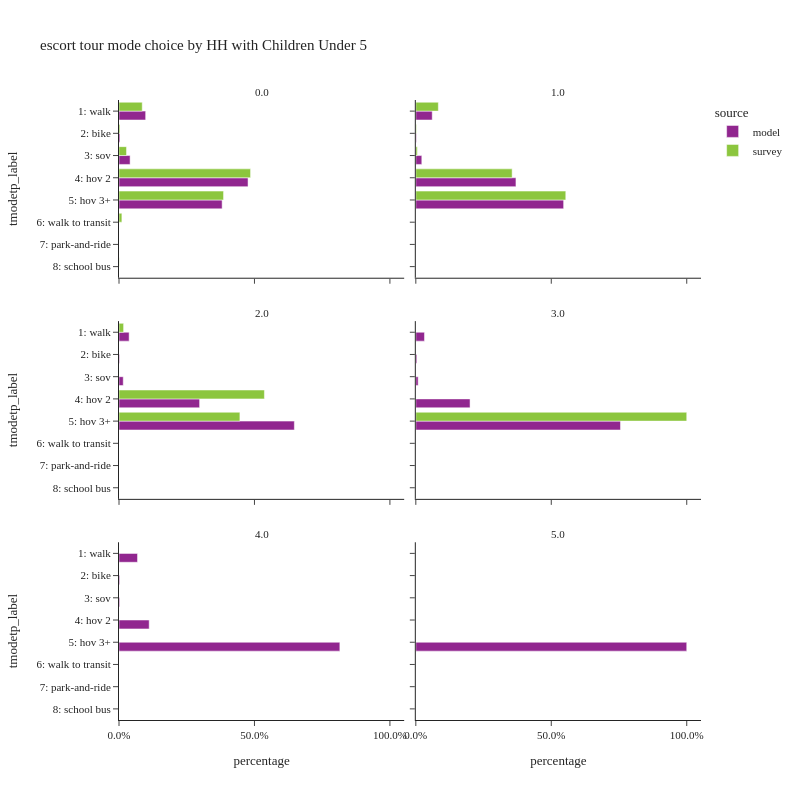

The cell this chart's notebook holds for it:
### Code cell
plot_mode_choice(es_tour,
                 "hhcu5",
                 {
                  "tmodetp_label":["1: walk","2: bike","3: sov","4: hov 2","5: hov 3+","6: walk to transit",
                                   "7: park-and-ride","8: school bus","9: otherÃƒÆ’Ã†â€™Ãƒâ€šÃ‚Â¢ÃƒÆ’Ã‚Â¢ÃƒÂ¢Ã¢â€šÂ¬Ã…Â¡Ãƒâ€šÃ‚Â¬ÃƒÆ’Ã‚Â¢ÃƒÂ¢Ã¢â‚¬Å¡Ã‚Â¬Ãƒâ€¦Ã¢â‚¬Å“survey only"]},
                 "HH with Children Under 5",2,800)

### Figure 1 — Plotly figure (JSON) as saved in the notebook; plotly's stock layout.template omitted (floating-point values rounded to 4 significant figures)
{"data": [{"alignmentgroup": "True", "customdata": [[40794], [1510], [16982], [197452], [157820]], "hovertemplate": "source=model<br>hhcu5=0.0<br>percentage=%{x}<br>tmodetp_label=%{y}<br>sample count=%{customdata[0]}<extra></extra>", "legendgroup": "model", "marker": {"color": "#91268F", "pattern": {"shape": ""}}, "name": "model", "offsetgroup": "model", "orientation": "h", "showlegend": true, "textposition": "auto", "type": "bar", "x": [0.0984, 0.003642, 0.04096, 0.4763, 0.3807], "xaxis": "x5", "y": ["1: walk", "2: bike", "3: sov", "4: hov 2", "5: hov 3+"], "yaxis": "y5"}, {"alignmentgroup": "True", "customdata": [[9109], [329], [3320], [55632], [82127]], "hovertemplate": "source=model<br>hhcu5=1.0<br>percentage=%{x}<br>tmodetp_label=%{y}<br>sample count=%{customdata[0]}<extra></extra>", "legendgroup": "model", "marker": {"color": "#91268F", "pattern": {"shape": ""}}, "name": "model", "offsetgroup": "model", "orientation": "h", "showlegend": false, "textposition": "auto", "type": "bar", "x": [0.06052, 0.002186, 0.02206, 0.3696, 0.5456], "xaxis": "x6", "y": ["1: walk", "2: bike", "3: sov", "4: hov 2", "5: hov 3+"], "yaxis": "y6"}, {"alignmentgroup": "True", "customdata": [[1901], [107], [795], [15111], [32872]], "hovertemplate": "source=model<br>hhcu5=2.0<br>percentage=%{x}<br>tmodetp_label=%{y}<br>sample count=%{customdata[0]}<extra></extra>", "legendgroup": "model", "marker": {"color": "#91268F", "pattern": {"shape": ""}}, "name": "model", "offsetgroup": "model", "orientation": "h", "showlegend": false, "textposition": "auto", "type": "bar", "x": [0.03743, 0.002107, 0.01565, 0.2975, 0.6473], "xaxis": "x3", "y": ["1: walk", "2: bike", "3: sov", "4: hov 2", "5: hov 3+"], "yaxis": "y3"}, {"alignmentgroup": "True", "customdata": [[175], [21], [47], [1096], [4136]], "hovertemplate": "source=model<br>hhcu5=3.0<br>percentage=%{x}<br>tmodetp_label=%{y}<br>sample count=%{customdata[0]}<extra></extra>", "legendgroup": "model", "marker": {"color": "#91268F", "pattern": {"shape": ""}}, "name": "model", "offsetgroup": "model", "orientation": "h", "showlegend": false, "textposition": "auto", "type": "bar", "x": [0.03196, 0.003836, 0.008584, 0.2002, 0.7554], "xaxis": "x4", "y": ["1: walk", "2: bike", "3: sov", "4: hov 2", "5: hov 3+"], "yaxis": "y4"}, {"alignmentgroup": "True", "customdata": [[27], [1], [1], [44], [322]], "hovertemplate": "source=model<br>hhcu5=4.0<br>percentage=%{x}<br>tmodetp_label=%{y}<br>sample count=%{customdata[0]}<extra></extra>", "legendgroup": "model", "marker": {"color": "#91268F", "pattern": {"shape": ""}}, "name": "model", "offsetgroup": "model", "orientation": "h", "showlegend": false, "textposition": "auto", "type": "bar", "x": [0.06835, 0.002532, 0.002532, 0.1114, 0.8152], "xaxis": "x", "y": ["1: walk", "2: bike", "3: sov", "4: hov 2", "5: hov 3+"], "yaxis": "y"}, {"alignmentgroup": "True", "customdata": [[91]], "hovertemplate": "source=model<br>hhcu5=5.0<br>percentage=%{x}<br>tmodetp_label=%{y}<br>sample count=%{customdata[0]}<extra></extra>", "legendgroup": "model", "marker": {"color": "#91268F", "pattern": {"shape": ""}}, "name": "model", "offsetgroup": "model", "orientation": "h", "showlegend": false, "textposition": "auto", "type": "bar", "x": [1.0], "xaxis": "x2", "y": ["5: hov 3+"], "yaxis": "y2"}, {"alignmentgroup": "True", "customdata": [[51], [3], [28], [216], [129], [10], [3]], "hovertemplate": "source=survey<br>hhcu5=0.0<br>percentage=%{x}<br>tmodetp_label=%{y}<br>sample count=%{customdata[0]}<extra></extra>", "legendgroup": "survey", "marker": {"color": "#8CC63E", "pattern": {"shape": ""}}, "name": "survey", "offsetgroup": "survey", "orientation": "h", "showlegend": true, "textposition": "auto", "type": "bar", "x": [0.08574, 0.003575, 0.02781, 0.4856, 0.3859, 0.01063, 0.0006936], "xaxis": "x5", "y": ["1: walk", "2: bike", "3: sov", "4: hov 2", "5: hov 3+", "6: walk to transit", "8: school bus"], "yaxis": "y5"}, {"alignmentgroup": "True", "customdata": [[21], [8], [1], [57], [78]], "hovertemplate": "source=survey<br>hhcu5=1.0<br>percentage=%{x}<br>tmodetp_label=%{y}<br>sample count=%{customdata[0]}<extra></extra>", "legendgroup": "survey", "marker": {"color": "#8CC63E", "pattern": {"shape": ""}}, "name": "survey", "offsetgroup": "survey", "orientation": "h", "showlegend": false, "textposition": "auto", "type": "bar", "x": [0.08311, 0.00232, 0.005509, 0.3555, 0.5535], "xaxis": "x6", "y": ["1: walk", "2: bike", "3: sov", "4: hov 2", "5: hov 3+"], "yaxis": "y6"}, {"alignmentgroup": "True", "customdata": [[8], [16], [20]], "hovertemplate": "source=survey<br>hhcu5=2.0<br>percentage=%{x}<br>tmodetp_label=%{y}<br>sample count=%{customdata[0]}<extra></extra>", "legendgroup": "survey", "marker": {"color": "#8CC63E", "pattern": {"shape": ""}}, "name": "survey", "offsetgroup": "survey", "orientation": "h", "showlegend": false, "textposition": "auto", "type": "bar", "x": [0.01697, 0.5368, 0.4463], "xaxis": "x3", "y": ["1: walk", "4: hov 2", "5: hov 3+"], "yaxis": "y3"}, {"alignmentgroup": "True", "customdata": [[2]], "hovertemplate": "source=survey<br>hhcu5=3.0<br>percentage=%{x}<br>tmodetp_label=%{y}<br>sample count=%{customdata[0]}<extra></extra>", "legendgroup": "survey", "marker": {"color": "#8CC63E", "pattern": {"shape": ""}}, "name": "survey", "offsetgroup": "survey", "orientation": "h", "showlegend": false, "textposition": "auto", "type": "bar", "x": [1.0], "xaxis": "x4", "y": ["5: hov 3+"], "yaxis": "y4"}], "layout": {"annotations": [{"font": {}, "showarrow": false, "text": "4.0", "x": 0.245, "xanchor": "center", "xref": "paper", "y": 0.2867, "yanchor": "bottom", "yref": "paper"}, {"font": {}, "showarrow": false, "text": "5.0", "x": 0.755, "xanchor": "center", "xref": "paper", "y": 0.2867, "yanchor": "bottom", "yref": "paper"}, {"font": {}, "showarrow": false, "text": "2.0", "x": 0.245, "xanchor": "center", "xref": "paper", "y": 0.6433, "yanchor": "bottom", "yref": "paper"}, {"font": {}, "showarrow": false, "text": "3.0", "x": 0.755, "xanchor": "center", "xref": "paper", "y": 0.6433, "yanchor": "bottom", "yref": "paper"}, {"font": {}, "showarrow": false, "text": "0.0", "x": 0.245, "xanchor": "center", "xref": "paper", "y": 1.0, "yanchor": "bottom", "yref": "paper"}, {"font": {}, "showarrow": false, "text": "1.0", "x": 0.755, "xanchor": "center", "xref": "paper", "y": 1.0, "yanchor": "bottom", "yref": "paper"}], "barmode": "group", "height": 800, "legend": {"title": {"text": "source"}, "tracegroupgap": 0}, "title": {"text": "escort tour mode choice by HH with Children Under 5"}, "width": 800, "xaxis": {"anchor": "y", "domain": [0.0, 0.49], "tickformat": ".1%", "title": {"text": "percentage"}}, "xaxis2": {"anchor": "y2", "domain": [0.51, 1.0], "matches": "x", "tickformat": ".1%", "title": {"text": "percentage"}}, "xaxis3": {"anchor": "y3", "domain": [0.0, 0.49], "matches": "x", "showticklabels": false, "tickformat": ".1%"}, "xaxis4": {"anchor": "y4", "domain": [0.51, 1.0], "matches": "x", "showticklabels": false, "tickformat": ".1%"}, "xaxis5": {"anchor": "y5", "domain": [0.0, 0.49], "matches": "x", "showticklabels": false, "tickformat": ".1%"}, "xaxis6": {"anchor": "y6", "domain": [0.51, 1.0], "matches": "x", "showticklabels": false, "tickformat": ".1%"}, "yaxis": {"anchor": "x", "categoryarray": ["9: otherÃƒÆ’Ã†â€™Ãƒâ€šÃ‚Â¢ÃƒÆ’Ã‚Â¢ÃƒÂ¢Ã¢â€šÂ¬Ã…Â¡Ãƒâ€šÃ‚Â¬ÃƒÆ’Ã‚Â¢ÃƒÂ¢Ã¢â‚¬Å¡Ã‚Â¬Ãƒâ€¦Ã¢â‚¬Å“survey only", "8: school bus", "7: park-and-ride", "6: walk to transit", "5: hov 3+", "4: hov 2", "3: sov", "2: bike", "1: walk"], "categoryorder": "array", "domain": [0.0, 0.2867], "title": {"text": "tmodetp_label"}}, "yaxis2": {"anchor": "x2", "domain": [0.0, 0.2867], "matches": "y", "showticklabels": false}, "yaxis3": {"anchor": "x3", "categoryarray": ["9: otherÃƒÆ’Ã†â€™Ãƒâ€šÃ‚Â¢ÃƒÆ’Ã‚Â¢ÃƒÂ¢Ã¢â€šÂ¬Ã…Â¡Ãƒâ€šÃ‚Â¬ÃƒÆ’Ã‚Â¢ÃƒÂ¢Ã¢â‚¬Å¡Ã‚Â¬Ãƒâ€¦Ã¢â‚¬Å“survey only", "8: school bus", "7: park-and-ride", "6: walk to transit", "5: hov 3+", "4: hov 2", "3: sov", "2: bike", "1: walk"], "categoryorder": "array", "domain": [0.3567, 0.6433], "matches": "y", "title": {"text": "tmodetp_label"}}, "yaxis4": {"anchor": "x4", "domain": [0.3567, 0.6433], "matches": "y", "showticklabels": false}, "yaxis5": {"anchor": "x5", "categoryarray": ["9: otherÃƒÆ’Ã†â€™Ãƒâ€šÃ‚Â¢ÃƒÆ’Ã‚Â¢ÃƒÂ¢Ã¢â€šÂ¬Ã…Â¡Ãƒâ€šÃ‚Â¬ÃƒÆ’Ã‚Â¢ÃƒÂ¢Ã¢â‚¬Å¡Ã‚Â¬Ãƒâ€¦Ã¢â‚¬Å“survey only", "8: school bus", "7: park-and-ride", "6: walk to transit", "5: hov 3+", "4: hov 2", "3: sov", "2: bike", "1: walk"], "categoryorder": "array", "domain": [0.7133, 1.0], "matches": "y", "title": {"text": "tmodetp_label"}}, "yaxis6": {"anchor": "x6", "domain": [0.7133, 1.0], "matches": "y", "showticklabels": false}}}
